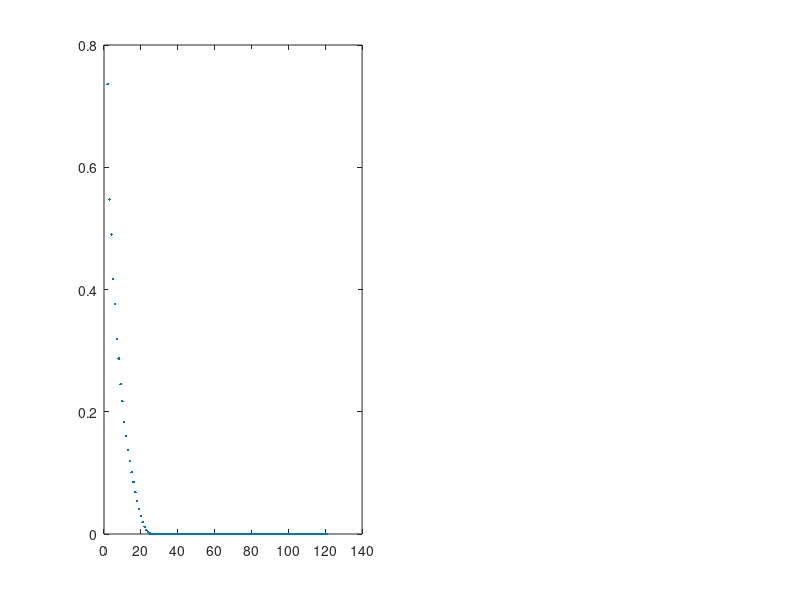

The MATLAB source for this figure: (Note: this script raises an error after producing the figure.)
%% Plot residual of POD subspace projection versus length of training data
% Jared Callaham 2018

load('output/subspace_residuals.mat')

%% Plot residuals vs m
figure();
subplot(121)
l = plot(m_cyl, cyl_res, '.'); hold on
l.MarkerFaceColor = l.Color;
l = plot(m_mix, mix_res, '.');
l.MarkerFaceColor = l.Color;
l = plot(m_sst, sst_res, '.');
l.MarkerFaceColor = l.Color;
l = plot(m_gom, gom_res, '.');
l = plot(m_gom, rand_gom, '--', 'Color', l.Color);
%plot(m_gom, rand_res);

set(gca, 'XScale', 'Log'); set(gca, 'YScale', 'Log')
xlabel('Training set length m')
ylabel('Error in subspace projection')
legend('Cylinder', 'Mixing Layer', 'SST anomaly', 'HYCOM GoM', 'Random GoM', 'Location', 'Southwest')
ylim([1e-4, 1.5])
grid on;

subplot(122)
plot(m_mix, window_res, 'k.', 'MarkerSize', 4);
grid on; hold on
l = plot(m_mix, mix_res, '.', 'Color', [0.8500    0.3250    0.0980], 'MarkerSize', 4);
set(gca, 'XScale', 'Linear'); set(gca, 'YScale', 'Log');
ylim([1e-4, 1.5]);
xlabel('Training set length m')


set(gcf,'Position',[300 300 590 296])
if SAVE_FIGS
	saveas(gcf, 'figs/FIG12.svg')
end